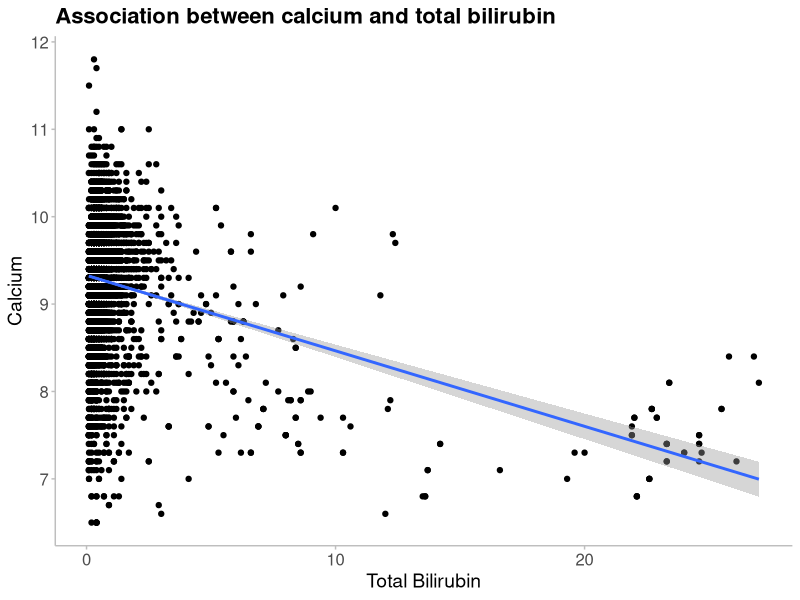

The R source for this figure:
#----Script Header-------------------------------------------------------------####
# Date: 10.09.2025         
# Author: Data_drama_queens     
# Filename: creating-plots
# Description: Script for creating plots.
#              We were given 5 questions, and asked to select one question each.
#              We have answered the following questions:
#                 - Does the remission depend on the hemoglobin level categorized into quartiles?
#                 - Does the remission depend on chloride?
#                 - Is there an association between calcium and total bilirubin?
# Project: RMED901A_Exam_Assignment
#-------------------------------------------------------------------------------###

# Read the data ----
library(here)
library(ggplot2)
library(tidyverse)

patient_data <- read_delim(
  here("data", "data_for_analysis", "20250908-tidy-joined-exam-data.txt"),
  delim = "\t"
)


# Association between calcium and total bilirubin----
#Plot the data first
patient_data  %>%
  ggplot(aes(x = tbil, y = cal)) +
  geom_point() +
  geom_smooth(method = "lm") +
  xlab("Total Bilirubin") + #change x axis label
  ylab("Calcium") + #y axis labels
  labs(title = "Association between calcium and total bilirubin") +
  theme_minimal() + #use the minimal theme
  theme(
    panel.grid.major = element_blank(), #remove major grid
    panel.grid.minor = element_blank(), #remove minor grid
    axis.line = element_line(colour="grey", linewidth = 0.5), #include x and y axis
    axis.ticks = element_line(colour = "grey", linewidth = 0.5), #include tick marks
    plot.title = element_text(size = 16, face = "bold"), #change title font
    axis.title = element_text(size = 14), #change axis title size
    axis.text.x = element_text( size = 12), #change x-axis text size
    axis.text.y = element_text(size=12) #change y-axis text size
  ) 

# From the plot we see that the data is not well captured by a linear relationships.
# Most points are located at low levels of total bilirubin, while a few points are located to the right.
# If the analyse was to be used in a "real" analysis, we should consider measures to improve the 
# association evaluation.

# However, a linear regression analysis for the association between calcium and total bilirubin is 
# considered to be sufficient in this project.
cal_tbil_lm <- patient_data %>% 
  lm(cal ~ tbil, data = .) %>%
  broom::tidy()

cal_tbil_lm

# The linear regression indicates that there is an association between calcium and total bilirubin.
# The estimated coefficient is -0.09, with a p-value of 1.8e-104.
